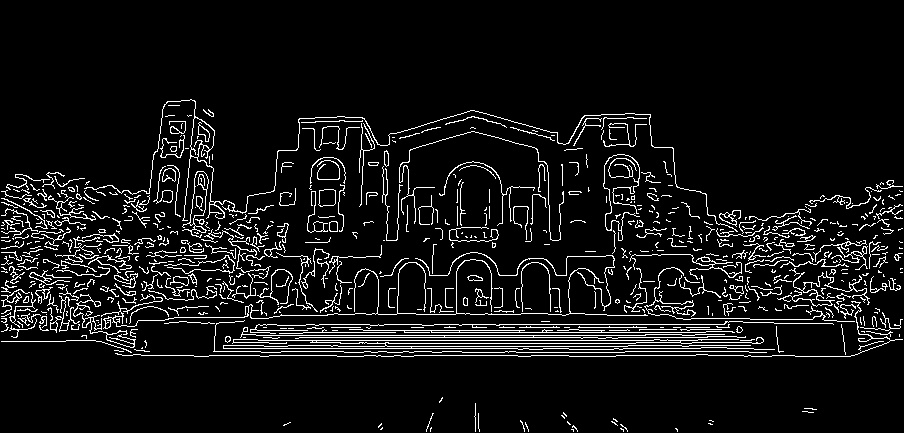
#> input picture canny/img/LB_04_EDGE_example.jpg, 904 x 433 px
$ python draw_boundingbox.py -g ./img/LB_04_EDGE_example.jpg -c ./img/LB_04.jpg -o ./img/LB_04_BD_example.jpg
#> lines starting #> are read from the running program, lines starting #| are printed output that depends on the picture; after the words box and inside, x2 and y2 are one past the last pixel; in counts of white or black regions, pixels touching at a corner belong together
### command usage:
### python draw_boundingbox.py -g [input gray file] -c [input colorful file] -o [output file]

### command expamples:
### python draw_boundingbox.py -g ./img/LB_04_EDGE_example.jpg -c ./img/LB_04.jpg -o ./img/LB_04_BD_example.jpg

import cv2
import math
import argparse

# img_path_gray = './img/LB_04_EDGE_example.jpg'
# img_path_color =  './img/LB_04.jpg'
# img_out_path = './img/LB_04_BD_example.jpg'

### img_path_gray => the img that is processed by canny edge detection
### img_path_color => the original img that we draw bounding box on
### img_out_path => the img path(name) that we store the img in

def drawBoundingBox(img_path_gray, img_path_color, img_out_path):

#> called with img_path_gray = './img/LB_04_EDGE_example.jpg', img_path_color = './img/LB_04.jpg', img_out_path = './img/LB_04_BD_example.jpg'
    img = cv2.imread(img_path_gray, cv2.IMREAD_GRAYSCALE)
#> img is the input picture: shape (433, 904); min 0, max 255, mean 18.8
    img_color = cv2.imread(img_path_color)
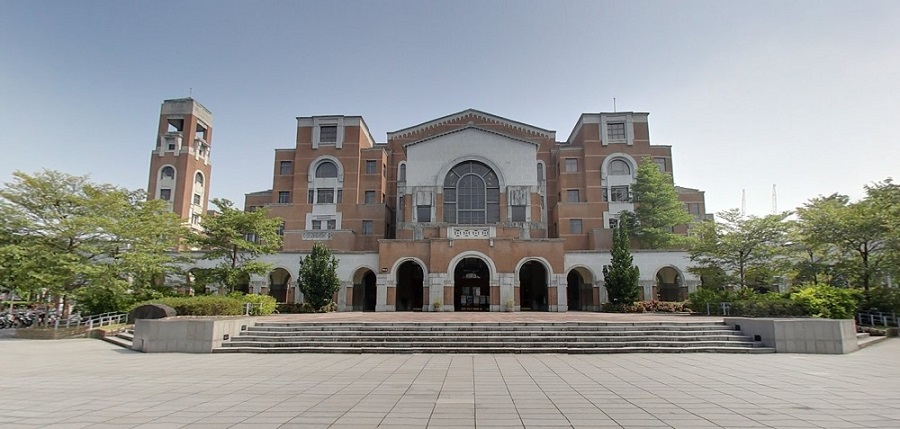
#> input picture canny/img/LB_04.jpg, 900 x 429 px
#> img_color is the input picture: shape (429, 900, 3); mean B, G, R 147.8, 149.8, 147.9
    # cv2.imshow('img', img)

    contours, hierarchy = cv2.findContours(img, cv2.RETR_TREE, cv2.CHAIN_APPROX_SIMPLE)
#> contours = 10752 contours, 9768 with area under 20; largest, box (x1, y1, x2, y2) and area: (0, 96, 904, 360) 175094, (475, 125, 614, 276) 9104, (408, 131, 540, 196) 4709, (263, 128, 333, 261) 3859, (330, 163, 389, 258) 3591

    height, width = img.shape
#> height = 433; width = 904
    # print(height, width)
    line = math.floor(height*width/600000)
#> line = 0

    for c in contours:
        x, y, w, h = cv2.boundingRect(c)
        if w * h > (height * width / 36) and w * h < (height * width / 1.1) and max(w/h, h/w) < 8:
            cv2.rectangle(img_color,(x,y),(x+w,y+h),(100,100,100), line)
#> this loop made 10752 passes
#> (x, y, w, h) on passes 1 to 3: (679, 431, 1, 1), (521, 431, 1, 1), (428, 431, 1, 1)
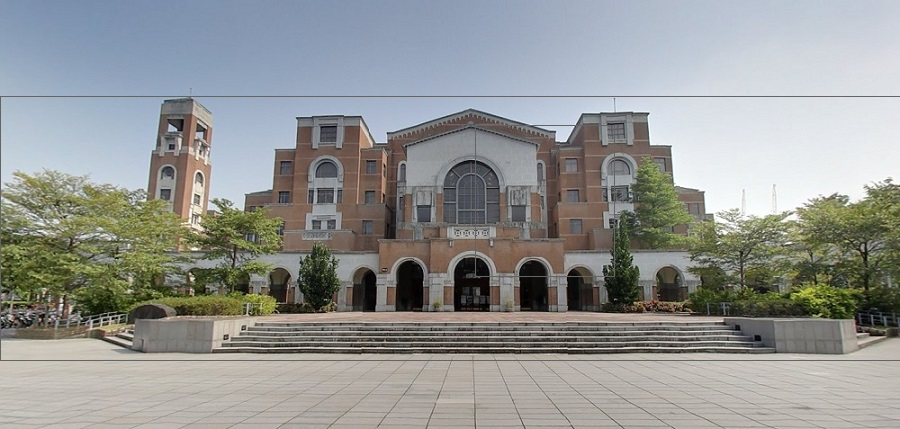
#> img_color: shape (429, 900, 3); 0.68% of pixels changed, all inside (x1, y1, x2, y2) = (0, 96, 900, 361)

    # cv2.imshow('img2', img_color)
    # cv2.waitKey(0)

    cv2.imwrite(img_out_path, img_color)


if __name__=='__main__':

    parser = argparse.ArgumentParser(description='Canny')

    parser.add_argument('-g', metavar = 'input gray file', required = True, type = str,
                        help = 'input gray file')
    parser.add_argument('-c', metavar = 'input colorful file', required = True, type = str,
                        help = 'input colorful file')
    parser.add_argument('-o', metavar = 'output file', required = True, type = str,
                        help = 'output file')

    args = parser.parse_args()
    drawBoundingBox(args.g, args.c, args.o)
